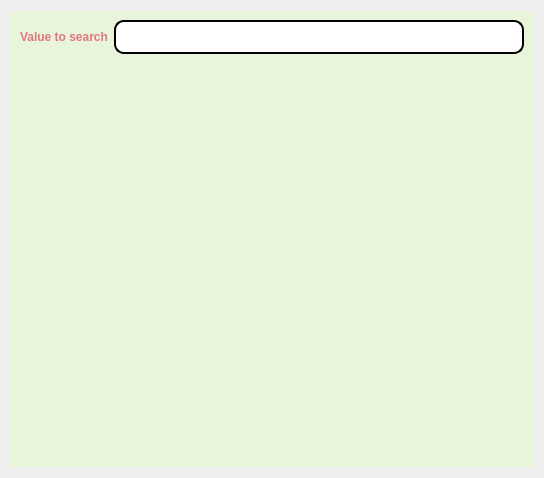
<?xml version="1.0" encoding="UTF-8"?>
<ui version="4.0">
 <class>membersList</class>
 <widget class="QDialog" name="membersList">
  <property name="geometry">
   <rect>
    <x>0</x>
    <y>0</y>
    <width>544</width>
    <height>478</height>
   </rect>
  </property>
  <property name="windowTitle">
   <string>Dialog</string>
  </property>
  <layout class="QVBoxLayout" name="verticalLayout_3">
   <item>
    <widget class="QFrame" name="frame">
     <property name="styleSheet">
      <string notr="true">background-color:#e9f5db;
border:black solid;</string>
     </property>
     <property name="frameShape">
      <enum>QFrame::StyledPanel</enum>
     </property>
     <property name="frameShadow">
      <enum>QFrame::Raised</enum>
     </property>
     <layout class="QVBoxLayout" name="verticalLayout_2">
      <item>
       <layout class="QVBoxLayout" name="verticalLayout">
        <item>
         <layout class="QHBoxLayout" name="horizontalLayout">
          <item>
           <widget class="QLabel" name="label">
            <property name="sizePolicy">
             <sizepolicy hsizetype="Fixed" vsizetype="Fixed">
              <horstretch>0</horstretch>
              <verstretch>0</verstretch>
             </sizepolicy>
            </property>
            <property name="styleSheet">
             <string notr="true">font: 14pt &quot;georgia&quot;;
color: #e0777d;</string>
            </property>
            <property name="text">
             <string>&lt;html&gt;&lt;head/&gt;&lt;body&gt;&lt;p&gt;&lt;span style=&quot; font-weight:700;&quot;&gt;Value to search&lt;/span&gt;&lt;/p&gt;&lt;/body&gt;&lt;/html&gt;</string>
            </property>
           </widget>
          </item>
          <item>
           <widget class="QLineEdit" name="value">
            <property name="styleSheet">
             <string notr="true">QLineEdit{
	background-color: rgb(255, 255, 255);
	 border: 2px  solid;
     border-radius: 10px;
	font: 24px;

}</string>
            </property>
           </widget>
          </item>
         </layout>
        </item>
        <item>
         <widget class="QTableView" name="tableView">
          <property name="styleSheet">
           <string notr="true">QHeaderView::section { background-color: #e0777d; font: 16 px solid;color:white;}</string>
          </property>
          <attribute name="horizontalHeaderHighlightSections">
           <bool>true</bool>
          </attribute>
          <attribute name="verticalHeaderVisible">
           <bool>false</bool>
          </attribute>
          <attribute name="verticalHeaderHighlightSections">
           <bool>false</bool>
          </attribute>
         </widget>
        </item>
       </layout>
      </item>
     </layout>
    </widget>
   </item>
  </layout>
 </widget>
 <resources/>
 <connections/>
</ui>
